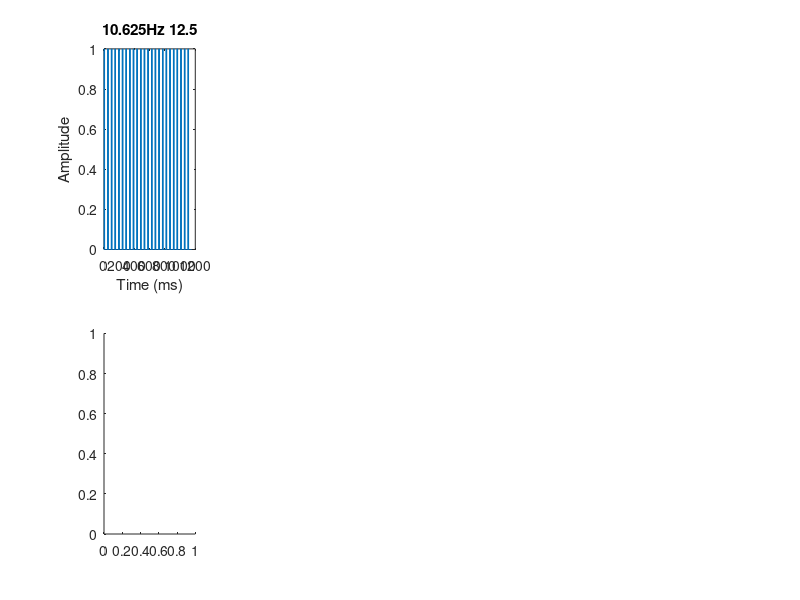

Source code (MATLAB): (Note: this script raises an error after producing the figure.)
%%% simulation of EEG response across harmonics for different duty cycles
clearvars; close all;

%%%%%%%%%%%%%%%%
%% parameters 
nT=192; 
fsample = 510;
wtSize = 1/(85/32)*1000; % in sec
% t=linspace(0,wtSize,nT); % time
sampling = wtSize/nT; % in sec
t = 0:sampling:wtSize-sampling; % time - have to remove the last point since it is the same as the first of the cycle

allDC = [0.125 0.25 0.5 0.75 0.875]; % high res: allDC = [0.01:0.01:0.99];
allfq = [85/8 85/16 85/32];
allTimeWin = 1./allfq*1000;
repCycle = 6; % this corresponds to the data

nfr = floor(length(t)*repCycle/2)+1; %Number of unique frequency in fourier transform. The +1 is for the DC component.
freqs = (fsample/2)*linspace(0,1,nfr);% freq values
% can also do: freqSpectrum = fsample*(0:nT)/nT;

%%%%%%%%%%%%%%%%%%%%%%%%%%%%%%%%
%% using an impulse function
%%%%%%%%%%%%%%%%%%%%%%%%%%%%%%%%
% impulse = (t==0|t==t(nT*allDC(dc))); % On at t0 and Off at duty-cycle

%%%%%%%%%%%%%%%%
%%%% could do with +1 Onset and -1 offset to get back the other harmonics
%%%% create the response for all frequencies and duty-cycles
impWave = zeros(length(t)*repCycle,length(allfq),length(allDC));

for fq = 1:length(allfq)
    for dc = 1 :length(allDC)
        clear twin impTmp
        % create the impulse ON/OFF for a time window of the size of 1
        % frequency cycle
        twin = 0:sampling:allTimeWin(fq)-sampling; % time window for one cycle
        impTmp = (twin==0|twin==twin(length(twin)*allDC(dc)+1)); 
        % then copy it multiple times to get to the 1 sec window
        impWave(:,fq,dc) = repmat(impTmp,1,nT/length(twin)*repCycle);
    end
end


%%%% compute Fourier
impFFT = zeros(length(freqs),length(allfq),length(allDC));
for fq = 1:length(allfq)
    for dc = 1 :length(allDC)
        tmpFFT = fft(impWave(:,fq,dc));
        % normalise the Fourier
        impFFT(:,fq,dc) = 2*tmpFFT(1:length(tmpFFT)/2+1)/length(tmpFFT);
    end
end


%%%% plot the waveform and Fourier spectrum
maxFreq = find(freqs==85/8*5);
for fq = 1:length(allfq)
    figure('Position', [0 0 1500 500]); hold on;
    for dc = 1 :length(allDC)
        % waveform
        subplot(2,5,dc)
        plot(impWave(:,fq,dc));
        xlabel('Time (ms)')
        ylabel('Amplitude');
        title([num2str(allfq(fq)) 'Hz ' num2str(allDC(dc)*100)])
        % spectrum
        subplot(2,5,dc+5)
        bar(freqs(2:maxFreq),squeeze(abs(impFFT(2:maxFreq,fq,dc))));
        xlabel('Frequency (Hertz)')
        ylabel('Amplitude');
    end
    saveas(gcf,['figures' filesep 'impulse' num2str(allfq(fq),'%.0f')],'png')
end


%%%%%%%%%%%%%%%%%%%%%%%%%%%%%%%%
%% using square wave
%%%%%%%%%%%%%%%%%%%%%%%%%%%%%%%%
%%%% create the response for all frequencies and duty-cycles
squareWave = zeros(length(t)*repCycle,length(allfq),length(allDC));

% %%%%%%%%%%%%%%%%%%%%%%%%%%%%%%%%
% % ATTENTION!!!!!!!!!!!!!!!!!!!!!
% % square function is not doing a proper work for 5Hz! 
% % use repelem instead
% for fq = 1:length(allfq)
%     for dc = 1 :length(allDC)
%         clear twin sqTmp
%         twin = 0:sampling:allTimeWin(fq)-sampling; % time window for one cycle (in ms so needs to be in sec for the square function)
%         sqTmp = square(2*pi*allfq(fq)*(twin/1000),allDC(dc)*100); 
%         figure;plot(sqTmp)
%         % then copy it multiple times to get to the 1 sec window
%         squareWave(:,fq,dc) = repmat(sqTmp,1,nT/length(twin)*repCycle);
%     end
% end

% number of time points per frequency cycle
for fq = 1:length(allfq)
    sizeCycle(fq) = length(0:sampling:allTimeWin(fq)-sampling);
end
a = [1 -1];
for fq = 1:length(allfq)
    for dc = 1 :length(allDC)
        sqTmp = repelem(a,[sizeCycle(fq)*allDC(dc) sizeCycle(fq)*(1-allDC(dc))]);
%         figure;plot(sqTmp)
        % then copy it multiple times to get to the 1 sec window
        squareWave(:,fq,dc) = repmat(sqTmp,1,nT/sizeCycle(fq)*repCycle);
    end
end
% % round repelem for high res
% for fq = 1:length(allfq)
%     for dc = 1 :length(allDC)
%         sqTmp = repelem(a,[round(sizeCycle(fq)*allDC(dc)) round(sizeCycle(fq)*(1-allDC(dc)))]);
% %         figure;plot(sqTmp)
%         % then copy it multiple times to get to the 1 sec window
%         squareWave(:,fq,dc) = repmat(sqTmp,1,nT/sizeCycle(fq)*repCycle);
%     end
% end

%%%% compute Fourier
squareFFT = zeros(length(freqs),length(allfq),length(allDC));
for fq = 1:length(allfq)
    for dc = 1 :length(allDC)
        clear tmpFFT
        tmpFFT = fft(squareWave(:,fq,dc));
        % normalise the Fourier
        squareFFT(:,fq,dc) = 2*tmpFFT(1:length(tmpFFT)/2+1)/length(tmpFFT);
    end
end


%%%% plot the waveform and Fourier spectrum
maxFreq = find(freqs==85/8*5);
for fq = 1:length(allfq)
    figure('Position', [0 0 1500 500]); hold on;
    for dc = 1 :length(allDC)
        % waveform
        subplot(2,5,dc)
        plot(squareWave(:,fq,dc));
        xlabel('Time (ms)')
        ylabel('Amplitude');
        title([num2str(allfq(fq)) 'Hz ' num2str(allDC(dc)*100)])
        % spectrum
        subplot(2,5,dc+5)
        bar(freqs(2:maxFreq),squeeze(abs(squareFFT(2:maxFreq,fq,dc))));
        xlabel('Frequency (Hertz)')
        ylabel('Amplitude');
    end
%     saveas(gcf,['figures' filesep 'square' num2str(allfq(fq))],'png')
end



%%%%% for the expt I have to add the motion conditions and reshape to get
%%%%% 22 conditions
% last conditions are (fq DC): 2.5 12.5; 5 25; 10 50; 5 75; 2.5 87.5; 2.5
% 50; 5 50;
% ATTENTION! fq1 = 10Hz fq3 = 2.5Hz
sqTmp = permute(squareWave,[1 3 2]);
sqAll = reshape(sqTmp,[1152,15]); % high res: sqAll = reshape(sqTmp,[1152,99*3]);
sqAll(:,16:22) = [squareWave(:,3,1) squareWave(:,2,2) squareWave(:,1,3) ...
    squareWave(:,2,4) squareWave(:,3,5) squareWave(:,3,3) squareWave(:,2,3)];

%%%% compute Fourier
sqAllFFT = zeros(length(freqs),size(sqAll,2));
for cond = 1:size(sqAllFFT,2)
    clear tmpFFT
    tmpFFT = fft(sqAll(:,cond));
    % normalise the Fourier
    sqAllFFT(:,cond) = abs(2*tmpFFT(1:length(tmpFFT)/2+1)/length(tmpFFT));
end
save('squareFFT.mat','sqAllFFT')


%%% plot as in the experiment: sum harmonics for the 5 DC
figure;
subplot(2,1,1);hold on
harm1 = determineFilterIndices( 'nf1low49', freqs, find(freqs==allfq(1)));
plot(allDC,sum(sqAllFFT(harm1,1:5),1),'b','LineWidth',2)
harm2 = determineFilterIndices( 'nf1low49', freqs, find(freqs==allfq(2)));
plot(allDC,sum(sqAllFFT(harm2,6:10),1),'r','LineWidth',2)
harm3 = determineFilterIndices( 'nf1low49', freqs, find(freqs==allfq(3)));
plot(allDC,sum(sqAllFFT(harm3,11:15),1),'g','LineWidth',2)
xlim([0 1])
legend('10Hz','5Hz','2Hz')
xlabel('duty cycle')
ylabel('sum fq amp < 50Hz')
title('sum of amplitudes')
subplot(2,1,2);hold on
plot(allDC,sum(sqAllFFT(harm1,1:5).^2),'b','LineWidth',2)
plot(allDC,sum(sqAllFFT(harm2,6:10).^2),'r','LineWidth',2)
plot(allDC,sum(sqAllFFT(harm3,11:15).^2,1),'g','LineWidth',2)
title('sum of power (squared amplitudes)')

saveas(gcf,['figures' filesep 'normalisationAmount'],'png')




% %%%% plot high resolution
% squareFFT(~abs(squareFFT)) = NaN;
% maxFreq = find(freqs==85/8*5);
% toplot = 42:2:56;
% for fq = 1:length(allfq)
%     figure('Position', [0 0 1500 1500]); hold on;
%     for dc = 1:length(toplot)
%         % spectrum
%         subplot(4,2,dc)
% %         bar(freqs(2:maxFreq),squeeze(abs(squareFFT(2:maxFreq,fq,toplot(dc)))));
%         stem(freqs(2:end),squeeze(abs(squareFFT(2:end,fq,toplot(dc)))));
%         xlim([0 freqs(end)])
%         xlabel('Frequency (Hertz)')
%         ylabel('Amplitude');
%         title([num2str(allfq(fq)) 'Hz ' num2str(toplot(dc)) '%'])
%     end
%     saveas(gcf,['figures' filesep 'FourierAll' num2str(round(allfq(fq)))],'png')
% end
% 
% 
% figure; hold on
% harm1 = determineFilterIndices( 'nf1low49', freqs, find(freqs==allfq(1)));
% plot(allDC,sum(sqAllFFT(harm1,1:99),1),'b','LineWidth',2)
% harm2 = determineFilterIndices( 'nf1low49', freqs, find(freqs==allfq(2)));
% plot(allDC,sum(sqAllFFT(harm2,100:198),1),'r','LineWidth',2)
% harm3 = determineFilterIndices( 'nf1low49', freqs, find(freqs==allfq(3)));
% plot(allDC,sum(sqAllFFT(harm3,199:297),1),'g','LineWidth',2)
% xlim([0 1])
% legend('10Hz','5Hz','2Hz')
% xlabel('duty cycle')
% ylabel('sum fq amp < 50Hz')
% title('normalisation')
% saveas(gcf,['figures' filesep 'normalisationHighRes'],'png')






% %%%% Other way to compute FFT
% for fq = 1:length(allfq)
%     for dc = 1 :length(allDC)
%         %Do the fourier transform of the data.
%         testData = squeeze(squareWave(:,fq,dc));
%         dft = dftmtx(length(testData));
%         dftData = testData'*dft;
%         %Select just the unique frequencies.
%         nfr = floor(length(testData)/2)+1; %Number of unique frequency in fourier transform. The +1 is for the DC component.
%         dftData = dftData(:,1:nfr);
%         freqsToDouble = 2:(nfr-1+mod(length(testData),2));
%         %Now we double the the amplitude of the freqs that are represented
%         %twice in the fourer transform
%         dftData(:,freqsToDouble) = 2*dftData(:,freqsToDouble);
%         %Now we normalize by the number of points in the fourier transform to
%         %get the expected amplitude value instead of the raw dot product.
%         dftData = dftData/length(testData);
%         amp(:,fq,dc) = abs(dftData);
%         %  cos = real(dftData);
%         %  sin = -imag(dftData);
%         % freq = (fsample/2)*linspace(0,1,nfr);% freq values.
%         % figure;bar(freq,amp);
%     end
% end
% 
% %%%% plot the waveform and Fourier spectrum
% maxFreq = find(freqs==85/8*5);
% for fq = 1:length(allfq)
%     figure('Position', [0 0 1500 500]); hold on;
%     for dc = 1 :length(allDC)
%         % waveform
%         subplot(2,5,dc)
% %         plot(t,impulse(:,fq,dc));
%         plot(squareWave(:,fq,dc));
%         xlabel('Time (s)')
%         ylabel('Amplitude');
%         title([num2str(allfq(fq)) 'Hz ' num2str(allDC(dc)*100)])
%         % spectrum
%         subplot(2,5,dc+5)
%         bar(freqs(1:maxFreq),abs(amp(1:maxFreq,dc+(fq-1)*5)));
% %         bar(abs(impFFT(:,dc+(fq-1)*5)));
%         xlabel('Frequency (Hertz)')
%         ylabel('Amplitude');
%     end
% %     saveas(gcf,['figures' filesep 'square' num2str(allfq(fq))],'png')
% end
